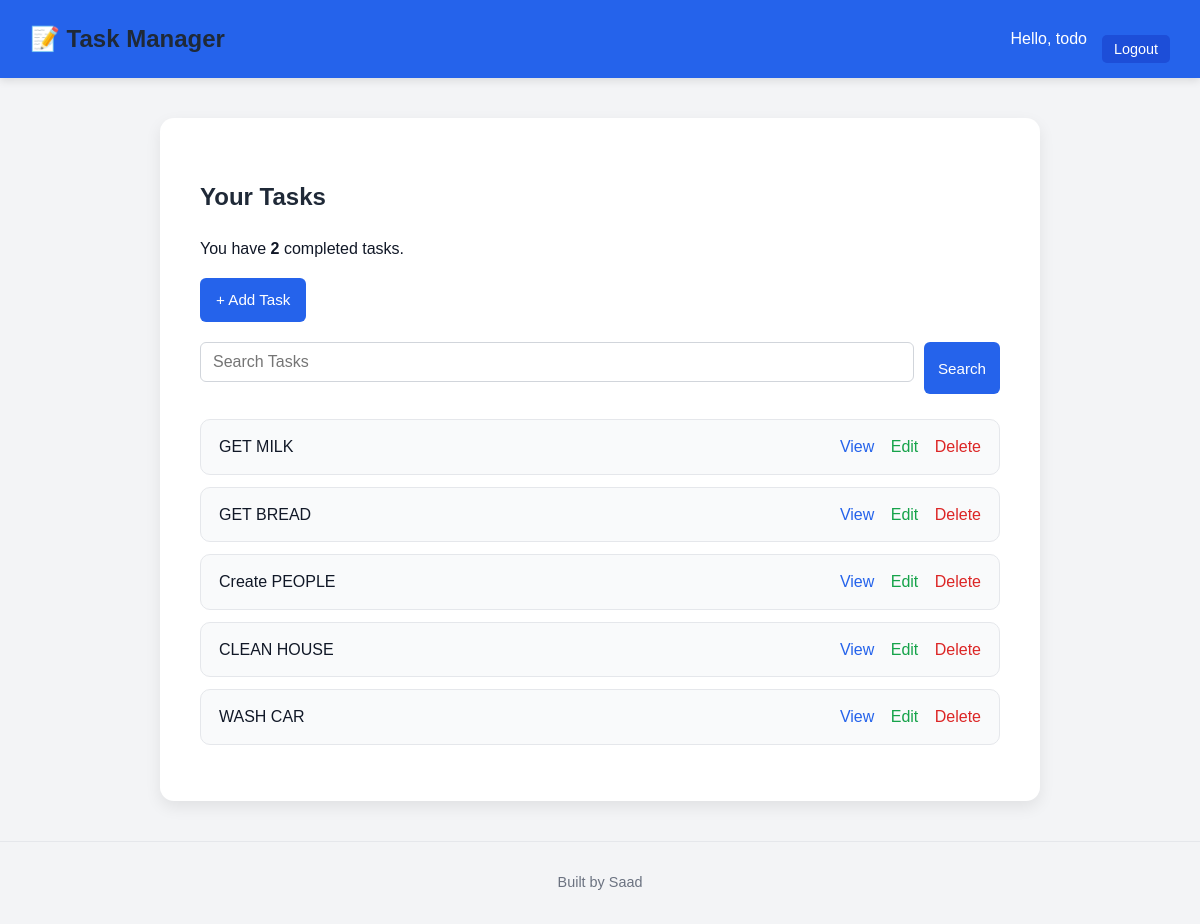
Before: / (signed in) with the older database file.
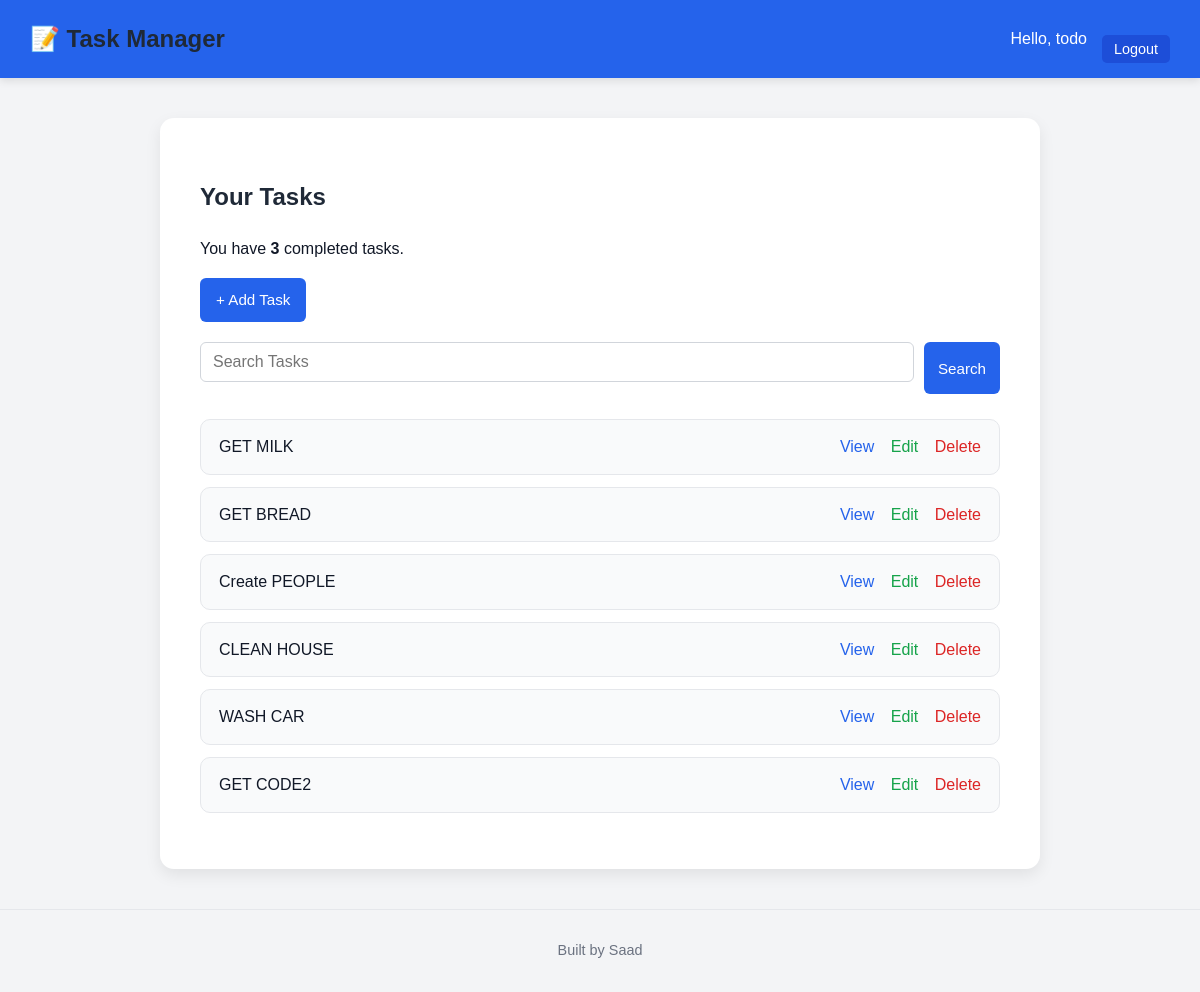
After: the same page with the newer database file.
### base/models.py (models this page shows, shortened)
class Task(models.Model):
    user = models.ForeignKey(User, on_delete=models.CASCADE, null=True, blank=True)
    title = models.CharField(max_length=200)
    description = models.TextField(null=True, blank=True)
    complete = models.BooleanField(default=False)
    created = models.DateTimeField(auto_now_add=True)
    class Meta:
        ordering = ['complete']

### base/views.py (the view)
# urls.py: path('', TaskList.as_view(), name='tasks'),
class TaskList(LoginRequiredMixin,ListView):
    model=Task
    context_object_name = 'tasks'
    def get_context_data(self, **kwargs):
        context = super().get_context_data(**kwargs)
        context['tasks'] = context['tasks'].filter(user=self.request.user)
        context['count'] = context['tasks'].filter(complete=True).count()
        context['search_input'] = self.request.GET.get('search-area') or ''
        if context['search_input']:
                context['tasks'] = context['tasks'].filter(title__startswith=context['search_input'])
        return context

### base/templates/base/task_list.html (shortened to what this page needs)
{% extends 'base/base.html' %}
{% block content %}
<h2>Your Tasks</h2>
<p>You have <strong>{{ count }}</strong> completed tasks.</p>
<a href="{% url 'task_create' %}" class="btn-primary">+ Add Task</a>
<form method="GET" action="" class="search-form">
  <input
    type="text"
    name="search-area"
    placeholder="Search Tasks"
    value="{{search_input}}"
  />
  <button type="submit">Search</button>
</form>
<ul class="task-list">
  {% for task in tasks %}
  <li>
    <span>{{ task.title }}</span>
    <div class="task-actions">
      <a href="{% url 'task_detail' task.id %}">View</a>
      <a href="{% url 'task_update' task.id %}">Edit</a>
      <a href="{% url 'task_delete' task.id %}">Delete</a>
    </div>
  </li>
  {% empty %}
  <li>No tasks found.</li>
  {% endfor %}
</ul>
{% endblock %}

Changed rows visible on the page:
added Task: title "GET CODE2"
Other visible differences:
{{ count }}: "2" → "3"
